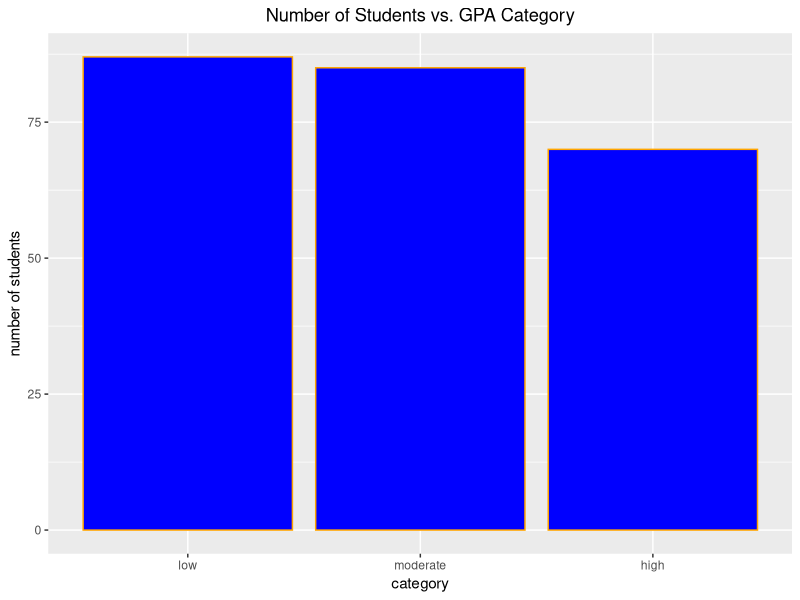
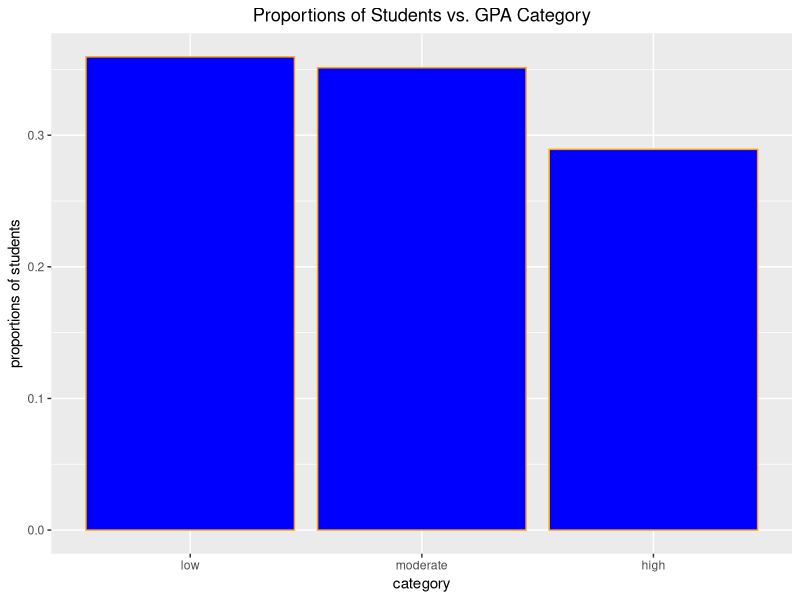
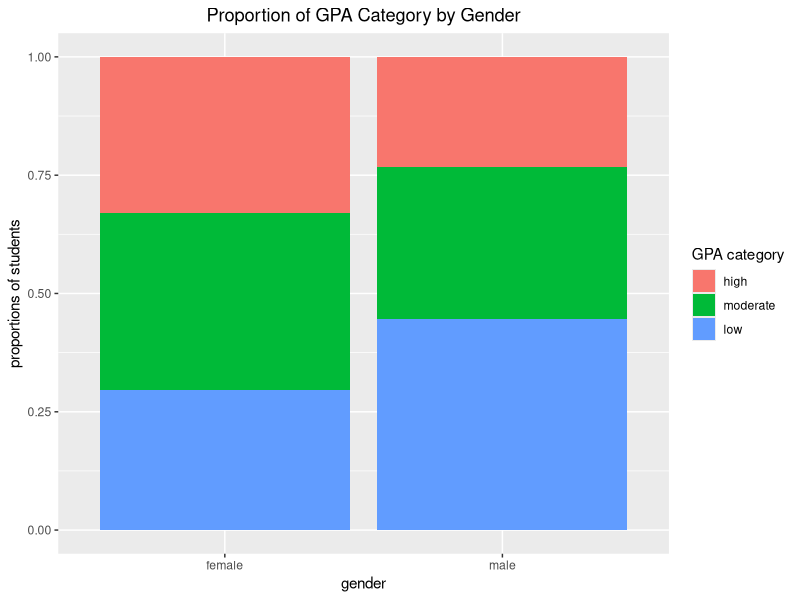
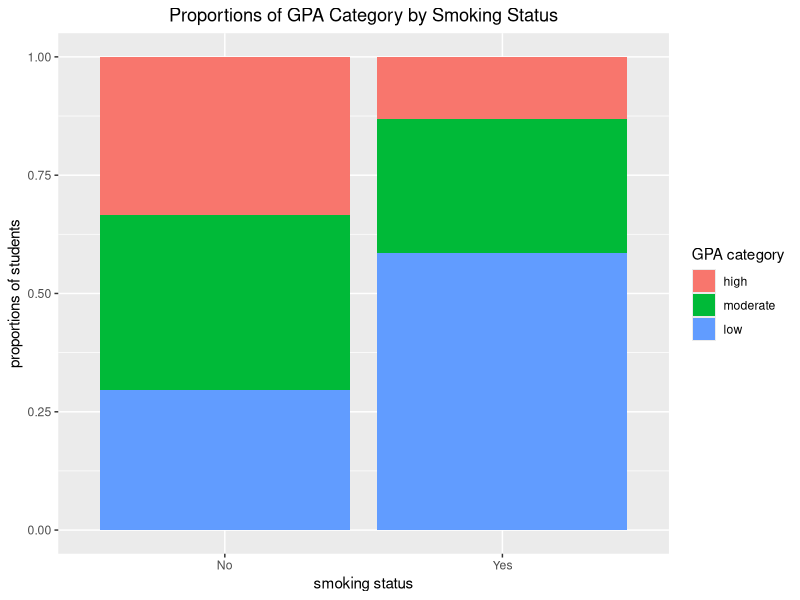
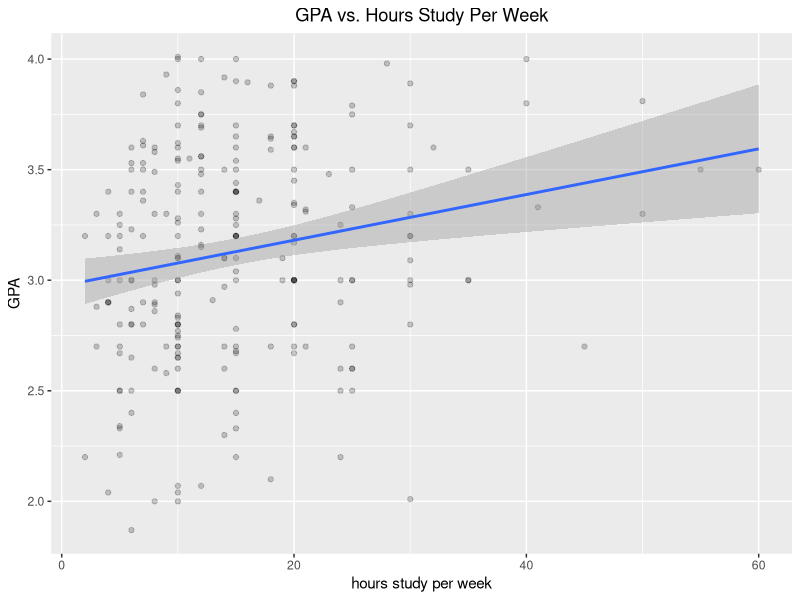
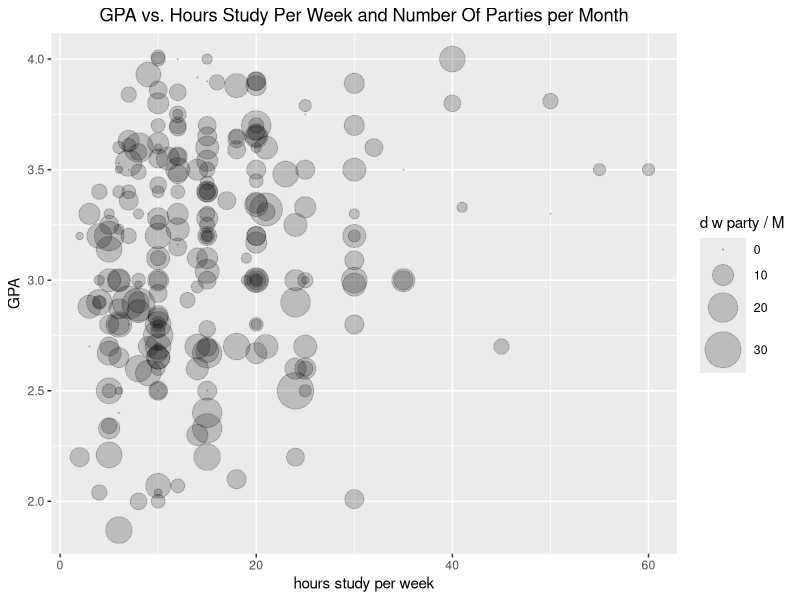
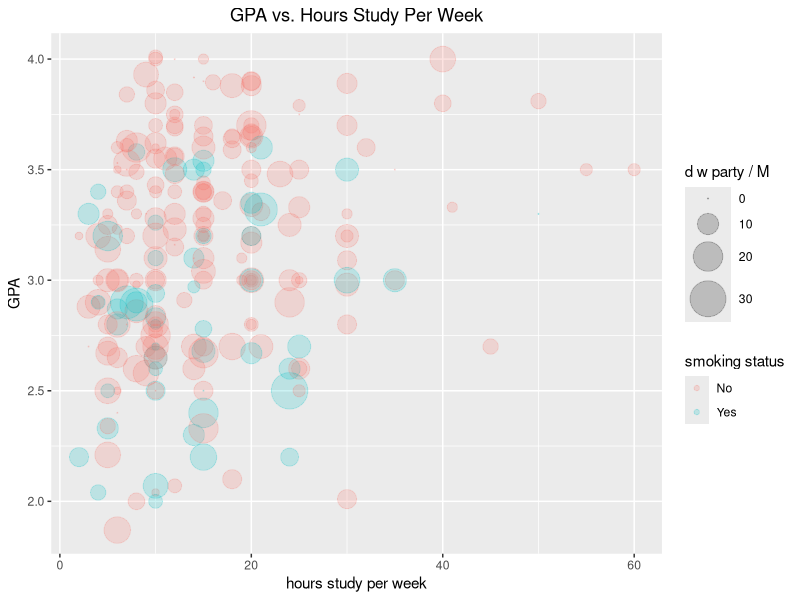

The R source for these figures, in order:
## ---- chunk 1
students_dataframe <-
    read.csv(
        file = "../../Module_1--Data_Wrangling/Guided_Question_Set/new_students.csv"
    )
head(students_dataframe, n = 3)
## ---- chunk 2
    table(students_dataframe$GPA.cat)[c("low", "moderate", "high")]
## ---- chunk 3
    library(dplyr)
    library(ggplot2)
    GPA_category <- students_dataframe %>% select(GPA.cat) %>% filter(!is.na(GPA.cat))
    colnames(GPA_category) <- "GPA_category"
    ggplot(data = GPA_category, aes(x = GPA_category)) +
        geom_bar(fill = "blue", color = "orange") +
        scale_x_discrete(limits = c("low", "moderate", "high")) +
        theme(
            plot.title = element_text(hjust = 0.5),
            axis.text.x = element_text(angle = 0)
        ) +
        labs(
            x = "category",
            y = "number of students",
            title = "Number of Students vs. GPA Category"
        )
## ---- chunk 4
    number_of_students <- nrow(GPA_category)
    proportion <-
        GPA_category %>%
            group_by(GPA_category) %>%
            summarize(numbers_of_students = n()) %>%
            mutate(proportions_of_students = numbers_of_students / number_of_students)
    ggplot(data = proportion, aes(x = GPA_category, y = proportions_of_students)) +
        geom_bar(stat = "identity", fill = "blue", color = "orange") +
        scale_x_discrete(limits = c("low", "moderate", "high")) +
        theme(
            plot.title = element_text(hjust = 0.5),
            axis.text.x = element_text(angle = 0)
        ) +
        labs(
            x = "category",
            y = "proportions of students",
            title = "Proportions of Students vs. GPA Category"
        )
## ---- chunk 5
    numbers_of_students_by_gender_and_GPA_category <-
        table(
            students_dataframe$Gender, students_dataframe$GPA.cat
        )[, c("low", "moderate", "high")]
    numbers_of_students_by_gender_and_GPA_category
    chisq.test(numbers_of_students_by_gender_and_GPA_category)
## ---- chunk 6
    percentages_of_students_by_gender_and_GPA_category <-
        round(prop.table(numbers_of_students_by_gender_and_GPA_category, 1) * 100, 2)
    percentages_of_students_by_gender_and_GPA_category
    chisq.test(percentages_of_students_by_gender_and_GPA_category)
## ---- chunk 7
    gender_and_GPA_category <-
        students_dataframe %>% select(Gender, GPA.cat) %>% filter(!is.na(GPA.cat))
    colnames(gender_and_GPA_category) <- c("gender", "GPA_category")
    proportion_of_GPA_category_by_gender <-
        gender_and_GPA_category %>%
            group_by(gender, GPA_category) %>%
            summarize(proportions_of_students = n()) %>%
            mutate(
                proportions_of_students = proportions_of_students / number_of_students
            )
    ggplot(
        proportion_of_GPA_category_by_gender,
        aes(
            fill = factor(GPA_category, levels = c("high", "moderate", "low")),
            x = gender,
            y = proportions_of_students
        )
    ) +
        geom_bar(position="fill", stat="identity") +
        scale_fill_discrete(name = "GPA category") +
        labs(
            x = "gender",
            y = "proportions of students",
            title = "Proportion of GPA Category by Gender"
        ) +
        theme(
            plot.title = element_text(hjust = 0.5),
            axis.text.x = element_text(angle = 0)
        )
## ---- chunk 8
    smoking_status_and_GPA_category <-
        students_dataframe %>% select(Smoke, GPA.cat) %>% filter(!is.na(GPA.cat))
    colnames(smoking_status_and_GPA_category) <- c("smoking_status", "GPA_category")
    proportion_of_GPA_category_by_smoking_status <-
        smoking_status_and_GPA_category %>%
            group_by(smoking_status, GPA_category) %>%
            summarize(proportions_of_students = n()) %>%
            mutate(
                proportions_of_students = proportions_of_students / number_of_students
            )
    ggplot(
        proportion_of_GPA_category_by_smoking_status,
        aes(
            fill = factor(GPA_category, levels = c("high", "moderate", "low")),
            x = smoking_status,
            y = proportions_of_students
        )
    ) +
        geom_bar(position="fill", stat="identity") +
        scale_fill_discrete(name = "GPA category") +
        labs(
            x = "smoking status",
            y = "proportions of students",
            title = "Proportions of GPA Category by Smoking Status"
        ) +
        theme(
            plot.title = element_text(hjust = 0.5),
            axis.text.x = element_text(angle = 0)
        )
## ---- chunk 9
    hours_study_per_week_and_GPA <-
        students_dataframe %>% select(StudyHrs, GPA) %>% filter(!is.na(GPA))
    colnames(hours_study_per_week_and_GPA) <- c("hours_study_per_week", "GPA")
    ggplot(hours_study_per_week_and_GPA, aes(x = hours_study_per_week, y = GPA)) +
        geom_point(alpha = 0.2) +
        geom_smooth(method = "lm", se = TRUE) +
        labs(
            x = "hours study per week",
            y = "GPA",
            title = "GPA vs. Hours Study Per Week"
        ) +
        theme(
            plot.title = element_text(hjust = 0.5),
            axis.text.x = element_text(angle = 0)
        )
    linear_model_for_GPA_versus_hours_study_per_week <-
        lm(GPA ~ hours_study_per_week, data = hours_study_per_week_and_GPA)
    summary(linear_model_for_GPA_versus_hours_study_per_week)
## ---- chunk 10
    hours_study_per_week_number_of_days_with_party_per_month_and_GPA <-
        students_dataframe %>%
            select(StudyHrs, PartyNum, GPA) %>%
            filter(!is.na(PartyNum) & !is.na(GPA))
    colnames(hours_study_per_week_number_of_days_with_party_per_month_and_GPA) <-
        c("hours_study_per_week", "number_of_days_with_party_per_month", "GPA")
    ggplot(
        hours_study_per_week_number_of_days_with_party_per_month_and_GPA,
        aes(
            x = hours_study_per_week,
            y = GPA,
            size = number_of_days_with_party_per_month
        )
    ) +
        geom_point(alpha = 0.2) +
        labs(
            x = "hours study per week",
            y = "GPA",
            size = "d w party / M",
            title = "GPA vs. Hours Study Per Week and Number Of Parties per Month"
        ) +
        scale_size(range = c(0.1, 12)) +
        theme(
            plot.title = element_text(hjust = 0.5),
            axis.text.x = element_text(angle = 0)
        )
## ---- chunk 11
    hours_study_per_week_number_of_days_with_party_per_month_smoking_status_and_GPA <-
        students_dataframe %>%
            select(StudyHrs, PartyNum, Smoke, GPA) %>%
            filter(!is.na(PartyNum) & !is.na(GPA))
    colnames(
        hours_study_per_week_number_of_days_with_party_per_month_smoking_status_and_GPA
    ) <-
        c(
            "hours_study_per_week",
            "number_of_days_with_party_per_month",
            "smoking_status",
            "GPA"
        )
    ggplot(
        hours_study_per_week_number_of_days_with_party_per_month_smoking_status_and_GPA,
        aes(
            x = hours_study_per_week,
            y = GPA,
            size = number_of_days_with_party_per_month,
            color = smoking_status
        )
    ) +
        geom_point(alpha = 0.2) +
        labs(
            x = "hours study per week",
            y = "GPA",
            size = "d w party / M",
            color= "smoking status",
            title = "GPA vs. Hours Study Per Week"
        ) +
        scale_size(range = c(0.1, 12)) +
        theme(
            plot.title = element_text(hjust = 0.5),
            axis.text.x = element_text(angle = 0)
        )
